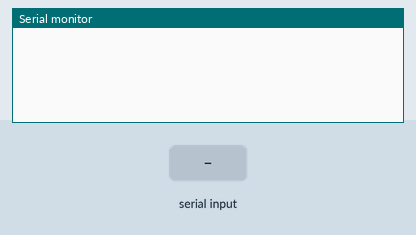
Bench run of a sketch on a simulated Arduino Uno, built with avr-gcc and run on an emulated ATmega328P. On the bench: the last lines printed to the serial monitor. The inputs (shaded band) are chosen by the test bench.

Above: at 1.2 s.
1.3 s: "C" received over Serial
At 1.9 s:
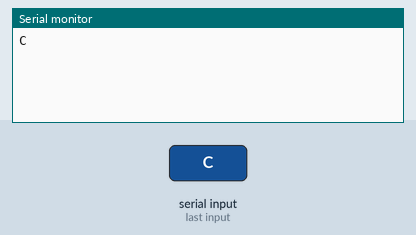
2.8 s: "U" received over Serial
At 4.0 s:
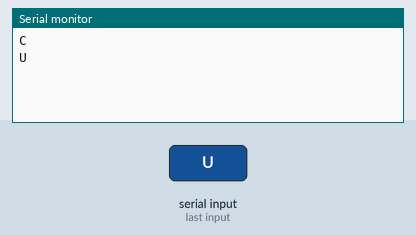
4.3 s: "R" received over Serial
At 4.8 s:
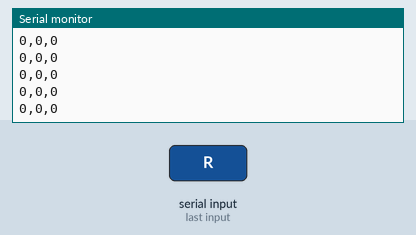

The sketch:

ADXL345_Basic.ino
```cpp
//Add the SPI library so we can communicate with the ADXL345 sensor
#include <SPI.h>

//Assign the Chip Select signal to pin 10.
int CS=10;

//This is a list of some of the registers available on the ADXL345.
//To learn more about these and the rest of the registers on the ADXL345, read the datasheet!
char POWER_CTL = 0x2D;	//Power Control Register
char DATA_FORMAT = 0x31;
char DATAX0 = 0x32;	//X-Axis Data 0
char DATAX1 = 0x33;	//X-Axis Data 1
char DATAY0 = 0x34;	//Y-Axis Data 0
char DATAY1 = 0x35;	//Y-Axis Data 1
char DATAZ0 = 0x36;	//Z-Axis Data 0
char DATAZ1 = 0x37;	//Z-Axis Data 1

//This buffer will hold values read from the ADXL345 registers.
unsigned char values[10];
//These variables will be used to hold the x,y and z axis accelerometer values.
int x,y,z;

float capturedJerkVector[3];

int dataBuffer [3][64];
int bufferHead = 0;

int BUFFER_SIZE = 64;
int THRESHOLD = 100;
int CALIBRATION_THRESHOLD = 40;

int WAITING = 0;
int CAPTURING = 1;

int CALIBRATION_MODE = 0;
int USER_MODE = 1;
int RAW_DATA_MODE = 2;

int tooLowCounter;

int mode = 0;
int captureState = 0;
int counter = 0;


void setup(){
  //Initiate an SPI communication instance.
  SPI.begin();
  //Configure the SPI connection for the ADXL345.
  SPI.setDataMode(SPI_MODE3);
  //Create a serial connection to display the data on the terminal.
  Serial.begin(115200);

  //Set up the Chip Select pin to be an output from the Arduino.
  pinMode(CS, OUTPUT);
  //Before communication starts, the Chip Select pin needs to be set high.
  digitalWrite(CS, HIGH);

  //Put the ADXL345 into +/- 16G range by writing the value 0x01 to the DATA_FORMAT register.
  writeRegister(DATA_FORMAT, 0x02);
  //Put the ADXL345 into Measurement Mode by writing 0x08 to the POWER_CTL register.
  writeRegister(POWER_CTL, 0x08);  //Measurement mode
}

void loop(){
  //Reading 6 bytes of data starting at register DATAX0 will retrieve the x,y and z acceleration values from the ADXL345.
  //The results of the read operation will get stored to the values[] buffer.
  readRegister(DATAX0, 6, values);

  //The ADXL345 gives 10-bit acceleration values, but they are stored as bytes (8-bits). To get the full value, two bytes must be combined for each axis.
  //The X value is stored in values[0] and values[1].
  x = ((int)values[1]<<8)|(int)values[0];
  //The Y value is stored in values[2] and values[3].
  y = ((int)values[3]<<8)|(int)values[2];
  //The Z value is stored in values[4] and values[5].
  z = ((int)values[5]<<8)|(int)values[4];

  dataBuffer[0][bufferHead] = x;
  dataBuffer[1][bufferHead] = y;
  dataBuffer[2][bufferHead] = z;

  float jerkMagnitude = getJerkMagnitude();

  if(mode == CALIBRATION_MODE) {

    if(captureState == WAITING && jerkMagnitude > THRESHOLD) {
      tooLowCounter = 0;
      captureState = CAPTURING;
      counter = 31;
      getJerkVector(capturedJerkVector);
    }else if(captureState == CAPTURING) {
      tooLowCounter = 0;
      if(counter <= 0) {
        captureState = WAITING;
        printDataString();
      }
      counter--;
    }else if(jerkMagnitude < THRESHOLD && jerkMagnitude > CALIBRATION_THRESHOLD) {
      tooLowCounter = 1;
    }

    if(tooLowCounter > 0 && tooLowCounter <= 32) {
      tooLowCounter++;
    }else if(tooLowCounter > 32) {
      Serial.println("TOOLOW");
      tooLowCounter = 0;
    }

  }else if(mode == USER_MODE) {

    if(captureState == WAITING && jerkMagnitude > THRESHOLD) {
      captureState = CAPTURING;
      counter = 31;
      getJerkVector(capturedJerkVector);
    }else if(captureState == CAPTURING) {
      if(counter <= 0) {
        captureState = WAITING;
        printDataString();
      }
      counter--;
    }

  }else if(mode == RAW_DATA_MODE) {
    Serial.println(String(x) + "," + String(y) + "," + String(z));
  }

  updateBufferHead();

  delay(20);
}

void updateBufferHead() {
  bufferHead = (bufferHead + 1) % BUFFER_SIZE;
}


//compute jerk vector
void getJerkVector(float *jerkVector) {

  for(int i=0;i<3;i++) {

    int previousBufferHead = bufferHead-1;
    if(previousBufferHead < 0) {
      previousBufferHead += BUFFER_SIZE;
    }

    jerkVector[i] = (dataBuffer[i][bufferHead] - dataBuffer[i][previousBufferHead]);
  }
}

//computes jerk magnitude
float getJerkMagnitude() {

  float jerkVector[3];
  getJerkVector(jerkVector);

  float jerkMagnitude = 0;

  for(int i=0;i<3;i++) {
    jerkMagnitude += sq(jerkVector[i]);
  }

  jerkMagnitude = sqrt(jerkMagnitude);

  return jerkMagnitude;
}

void serialEvent() {
  while (Serial.available()) {
    char inChar = (char)Serial.read();
    if(inChar == 'C') {
      mode = CALIBRATION_MODE;
      Serial.println("C");
    }else if(inChar == 'U') {
      mode = USER_MODE;
      Serial.println("U");
    }else if(inChar == 'R') {
      mode = RAW_DATA_MODE;
      Serial.println("R");
    } else if(inChar == 'P') {
      // Request ping for arduino device controller ID
      Serial.println("101");
    }
  }
}

void printDataString() {

  for(int i=0;i<3;i++) {
    String dataString = "";
    for(int j=0;j<BUFFER_SIZE;j++)
    {
      int bufferIndex = bufferHead-j;
      if(bufferIndex < 0) {
        bufferIndex += BUFFER_SIZE;
      }

      if(j != BUFFER_SIZE - 1) {
        dataString += String(dataBuffer[i][bufferIndex]) + ",";
      }else{
        dataString += String(dataBuffer[i][bufferIndex]);
      }

    }
    Serial.println(dataString);
  }
  Serial.flush();
  Serial.println(String(capturedJerkVector[0]) + "," + String(capturedJerkVector[1]) + "," + String(capturedJerkVector[2]));
}

//This function will write a value to a register on the ADXL345.
//Parameters:
//  char registerAddress - The register to write a value to
//  char value - The value to be written to the specified register.
void writeRegister(char registerAddress, char value){
  //Set Chip Select pin low to signal the beginning of an SPI packet.
  digitalWrite(CS, LOW);
  //Transfer the register address over SPI.
  SPI.transfer(registerAddress);
  //Transfer the desired register value over SPI.
  SPI.transfer(value);
  //Set the Chip Select pin high to signal the end of an SPI packet.
  digitalWrite(CS, HIGH);
}

//This function will read a certain number of registers starting from a specified address and store their values in a buffer.
//Parameters:
//  char registerAddress - The register addresse to start the read sequence from.
//  int numBytes - The number of registers that should be read.
//  char * values - A pointer to a buffer where the results of the operation should be stored.
void readRegister(char registerAddress, int numBytes, unsigned char * values){
  //Since we're performing a read operation, the most significant bit of the register address should be set.
  char address = 0x80 | registerAddress;
  //If we're doing a multi-byte read, bit 6 needs to be set as well.
  if(numBytes > 1)address = address | 0x40;

  //Set the Chip select pin low to start an SPI packet.
  digitalWrite(CS, LOW);
  //Transfer the starting register address that needs to be read.
  SPI.transfer(address);
  //Continue to read registers until we've read the number specified, storing the results to the input buffer.
  for(int i=0; i<numBytes; i++){
    values[i] = SPI.transfer(0x00);
  }
  //Set the Chips Select pin high to end the SPI packet.
  digitalWrite(CS, HIGH);
}
```

Measured:
- after the input at 1.3 s, the serial monitor: prints a new line at once (image 1)
- after the input at 2.8 s, the serial monitor: prints a new line at once (image 2)
- after the input at 4.3 s, the serial monitor: prints a new line at once (image 3)
